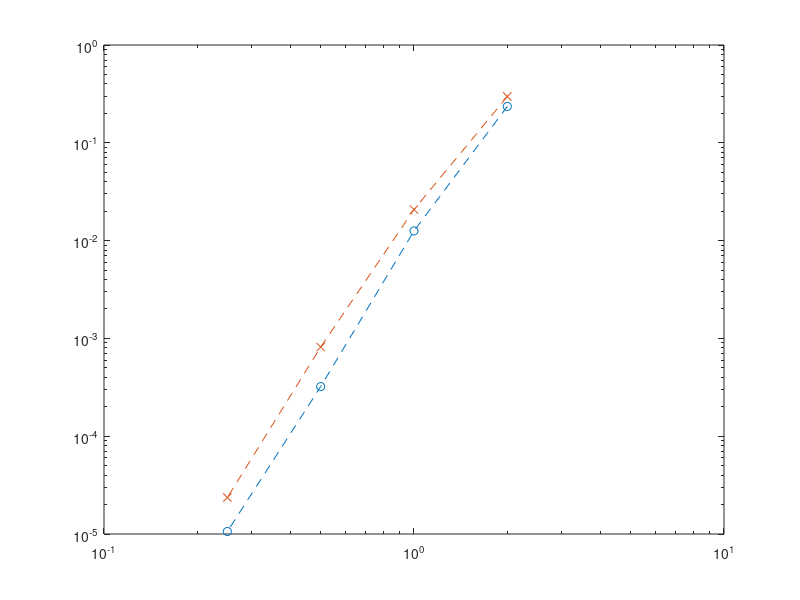

Source code (MATLAB): (Note: this script raises an error after producing the figure.)
% 2D results

err = [1.067171 0.1496387 0.02569296 0.003428271]; % N = 2
errc = [1.377095 0.2195012 0.03858958 0.003990601]; % N = 2, a = 1/2

err = [0.5078199 0.05160533 0.002494255 0.0001106185]; % N = 3
errc = [0.5350362 0.06574176 0.005015359 0.0002430048]; % N = 3, a = 1/2
% 
err = [0.2353737 0.01257141 0.0003215585 1.06097e-05]; % N = 4
errc = [0.297758  0.02076038 0.000816006 2.361021e-05]; % N = 4 curved, a = 1/2, CFL = .25

h = 2*.5.^(0:length(err)-1);
loglog(h,err,'o--')
hold on;
h = 2*.5.^(0:length(err)-1);
loglog(h,errc,'x--')
% loglog(h,.01*h.^4.5,'k--')

print_pgf_coordinates(h,err)
print_pgf_coordinates(h,errc)

%% 3D results

err   = [1.055192  0.1435153 0.02126818 ]; % N = 2
errc  = [1.20915   0.2068999 0.02845052 ]; % N = 2
errck = [1.209334  0.2069238 0.02845067]; % N = 2, kopriva geofacs

err = [ 0.3393179 0.03143425 0.001976993]; % N = 3
errc  = [0.4646133 0.05133686 0.00334595]; % N = 3
errck = [0.4646378 0.05133794 0.003346182]; % N = 3, kopriva geofacs

err = [ 0.1222291  0.004884339 0.0001924525]; % N = 4
errc = [0.1845467  0.01043607  0.0003960681]; % N = 4
% errck = [0.1845734 0.01043634]; % N = 4, kopriva geofacs

h = 2*.5.^(0:length(err)-1);
loglog(h,err,'o--')
hold on;
loglog(h,errc,'o--')
% loglog(h,errck,'x--')
loglog(h,.005*h.^5,'k--')

c = [ones(3,1) log(h(:))]\log(err(:))
c = [ones(2,1) log(h(2:3)')]\log(errc(2:3)')
print_pgf_coordinates(h,err)
print_pgf_coordinates(h(1:2),errc)
